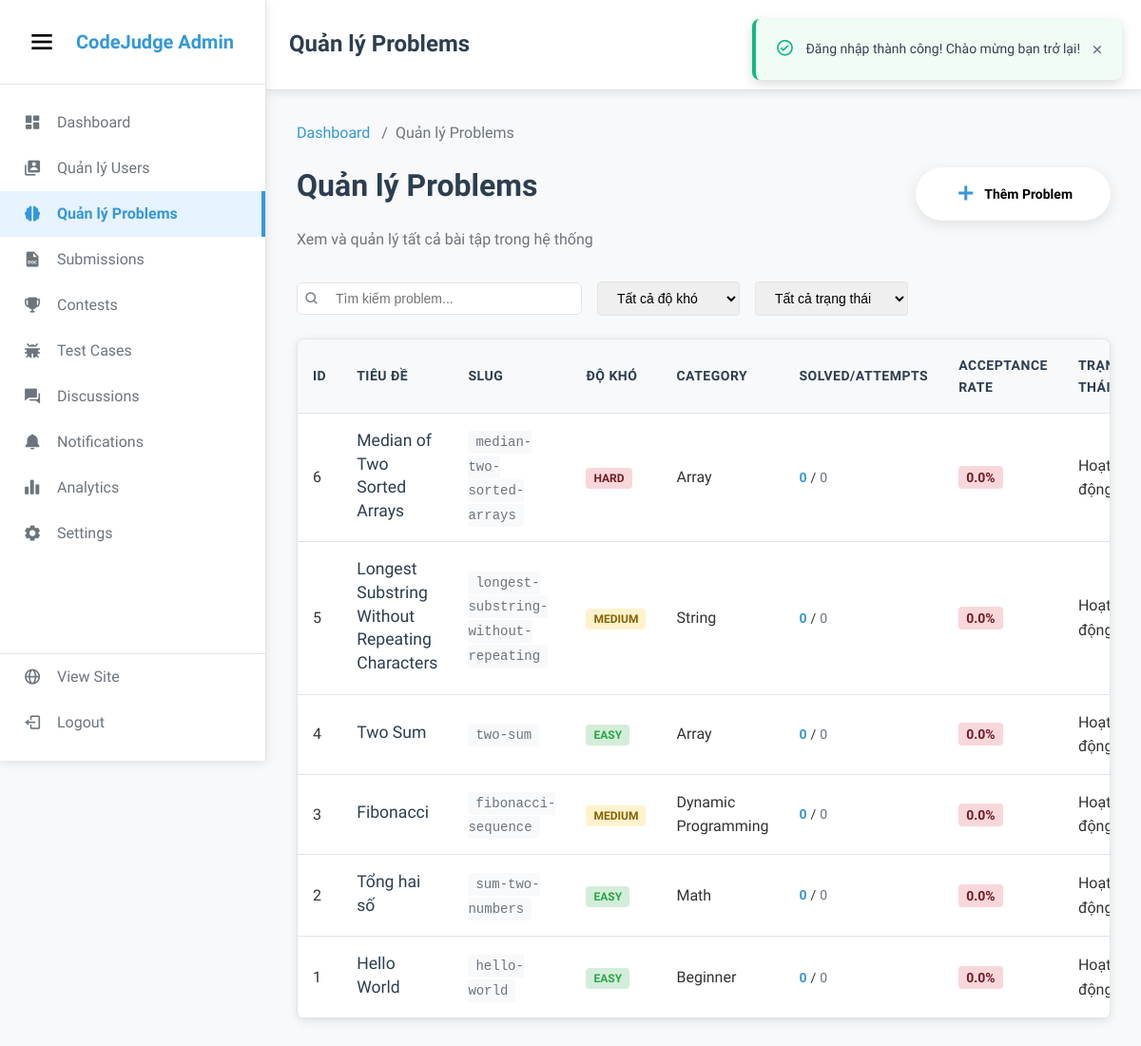
The page /admin/problems (signed in) on the database its author committed.
### tables this page shows
CREATE TABLE `problems` (
    `id` INT AUTO_INCREMENT PRIMARY KEY,
    `title` VARCHAR(200) NOT NULL,
    `slug` VARCHAR(200) NOT NULL UNIQUE,
    `description` TEXT NOT NULL,
    `input_format` TEXT NULL,
    `output_format` TEXT NULL,
    `constraints` TEXT NULL,
    `examples` JSON DEFAULT '[]',
    `sample_input` TEXT NULL,
    `sample_output` TEXT NULL,
    `difficulty` ENUM('easy', 'medium', 'hard') DEFAULT 'easy',
    `category` VARCHAR(50) NULL,
    `problem_types` JSON NOT NULL DEFAULT '[]',
    `tags` JSON DEFAULT '[]',
    `hints` JSON DEFAULT '[]',
    `editorial` TEXT NULL,
    `time_limit` INT DEFAULT 1000,
    `memory_limit` INT DEFAULT 256,
    `created_by` INT NOT NULL,
    `is_active` BOOLEAN DEFAULT TRUE,
    `solved_count` INT DEFAULT 0,
    `attempt_count` INT DEFAULT 0,
    `acceptance_rate` DECIMAL(5,2) GENERATED ALWAYS AS (
        CASE 
            WHEN attempt_count > 0 THEN ROUND((solved_count / attempt_count) * 100, 2)
            ELSE 0 
        END
    ) STORED,
    `created_at` TIMESTAMP DEFAULT CURRENT_TIMESTAMP,
    `updated_at` TIMESTAMP DEFAULT CURRENT_TIMESTAMP ON UPDATE CURRENT_TIMESTAMP,
    
    FOREIGN KEY (`created_by`) REFERENCES `users`(`id`) ON DELETE CASCADE,
    INDEX `idx_difficulty` (`difficulty`),
    INDEX `idx_category` (`category`),
    INDEX `idx_slug` (`slug`),
    INDEX `idx_created_by` (`created_by`),
    INDEX `idx_acceptance_rate` (`acceptance_rate`),
    INDEX `idx_solved_count` (`solved_count`),
    FULLTEXT INDEX `idx_search` (`title`, `description`)
);

### app/controllers/AdminController.php (called while the page is built, shortened)
<?php
require_once CORE_PATH . '/Controller.php';
require_once MODEL_PATH . '/ProblemModel.php';
class AdminController extends Controller
{
    public function __construct()
    {
        $currentAction = $this->getCurrentAction();
    }
    private function getCurrentAction()
    {
        $uri = $_SERVER['REQUEST_URI'];
        return 'other';
    }
    private function isAdmin()
    {
        return isset($_SESSION['user']) && $_SESSION['user']['role'] === 'admin';
    }
        ?>
        <?php
    public function problems()
    {
        $problemModel = new ProblemModel();
        $problems = $problemModel->getProblemsForAdmin(['limit' => 100]);
        $data = [
            'title' => 'Quản lý Problems - Admin - CodeJudge',
            'pageTitle' => 'Quản lý Problems',
            'breadcrumb' => [
                ['title' => 'Dashboard', 'url' => '/admin'],
                ['title' => 'Quản lý Problems']
            ],
            'problems' => $problems
        ];
        $this->renderAdminPage('admin/problems', $data);
    }
    private function renderAdminPage($view, $data = [])
    {
        extract($data);
        include VIEW_PATH . '/' . $view . '.php';
        include VIEW_PATH . '/layouts/pagesAdminWithSidebar.php';
    }
}

### public/index.php (called while the page is built, shortened)
<?php
require_once '../config/databaseConnect.php';
try {
    $app = new App();
    $app->run();
} catch (Exception $e) {
    http_response_code(500);
    if (ini_get('display_errors')) {
        echo '<h1>Application Error</h1>';
        echo '<p>' . htmlspecialchars($e->getMessage()) . '</p>';
        echo '<pre>' . htmlspecialchars($e->getTraceAsString()) . '</pre>';
    } else {
        echo '<h1>500 - Internal Server Error</h1>';
        echo '<p>Something went wrong. Please try again later.</p>';
    }
}
?>

### config/databaseConnect.php (called while the page is built, shortened)
<?php
class Database {
    private static ?Database $instance = null;
    private ?PDO $connection = null;
    private string $host;
    private string $dbname;
    private string $username;
    private string $password;
    private string $charset;
    private function __construct() {
        $this->host = DB_HOST;
        $this->dbname = DB_NAME;
        $this->username = DB_USER;
        $this->password = DB_PASS;
        $this->charset = DB_CHARSET;
    }
    public static function getInstance(): Database {
        if (self::$instance === null) {
            self::$instance = new self();
        }
        return self::$instance;
    }
    private function connect() {
        try {
            $dsn = "mysql:host={$this->host};dbname={$this->dbname};charset={$this->charset}";
            $options = [
                PDO::ATTR_ERRMODE => PDO::ERRMODE_EXCEPTION,
                PDO::ATTR_DEFAULT_FETCH_MODE => PDO::FETCH_ASSOC,
                PDO::ATTR_EMULATE_PREPARES => false,
                PDO::MYSQL_ATTR_INIT_COMMAND => "SET NAMES {$this->charset}"
            ];
            $this->connection = new PDO($dsn, $this->username, $this->password, $options);
        } catch (PDOException $e) {
            throw new Exception("Lỗi kết nối database: Không thể kết nối đến máy chủ cơ sở dữ liệu");
        }
    }
    public function getConnection(): PDO {
        return $this->connection;
    }
}

### app/models/ProblemModel.php (called while the page is built, shortened)
<?php
class ProblemModel {
    private PDO $pdo;
    public function __construct() {
        require_once __DIR__ . '/../../config/databaseConnect.php';
        $database = Database::getInstance();
        $this->pdo = $database->getConnection();
    }
    public function getProblemsForAdmin($filters = []): array {
        try {
            $limit = $filters['limit'] ?? 10;
            $offset = $filters['offset'] ?? 0;
            $sql = "SELECT
                        p.*,
                        u.username as creator_name
                    FROM problems p
                    LEFT JOIN users u ON p.created_by = u.id
                    ORDER BY p.id DESC
                    LIMIT ? OFFSET ?";
            $stmt = $this->pdo->prepare($sql);
            $stmt->execute([$limit, $offset]);
            $problems = $stmt->fetchAll(PDO::FETCH_ASSOC);
            foreach ($problems as &$problem) {
                $problem['solved_count'] = 0;
                $problem['attempt_count'] = 0;
                $problem['acceptance_rate'] = 0;
                $problem['examples'] = json_decode($problem['examples'] ?? '[]', true);
                $problem['problem_types'] = json_decode($problem['problem_types'] ?? '[]', true);
                $problem['tags'] = json_decode($problem['tags'] ?? '[]', true);
            }
            return $problems;
        } catch (PDOException $e) {
            error_log("Error getting problems for admin: " . $e->getMessage());
            return [];
        }
    }
}
?>

### routes/web.php (called while the page is built, shortened)
<?php
return $routes;
?>

### app/core/Controller.php (called while the page is built, shortened)
<?php
class Controller
{
    protected function isLoggedIn()
    {
        return isset($_SESSION['user_id']);
    }
}
?>

### app/views/admin/problems.php (the view, shortened to what this page needs)
<div class="admin-page-header">
    <div class="admin-page-title">
        <h2>Quản lý Problems</h2>
        <p>Xem và quản lý tất cả bài tập trong hệ thống</p>
    </div>
    <div class="admin-page-actions">
        <a href="/admin/problems/create" class="btn btn-primary create-problem-btn">
            <i class='bx bx-plus'></i>
            Thêm Problem
        </a>
    </div>
</div>
<div class="admin-filters">
    <div class="admin-search">
        <input type="text" placeholder="Tìm kiếm problem..." class="search-input">
        <i class='bx bx-search'></i>
    </div>
    <select class="filter-select">
        <option value="">Tất cả độ khó</option>
    </select>
    <select class="filter-select">
        <option value="">Tất cả trạng thái</option>
    </select>
</div>
<div class="admin-table-container">
    <table class="admin-table">
        <thead>
            <tr>
                <th>ID</th>
                <th>Tiêu đề</th>
                <th>Slug</th>
                <th>Độ khó</th>
                <th>Category</th>
                <th>Solved/Attempts</th>
                <th>Acceptance Rate</th>
                <th>Trạng thái</th>
            </tr>
        </thead>
        <tbody>
            <?php if (!empty($problems) && is_array($problems)): ?>
                <?php foreach ($problems as $problem): ?>
                <tr>
                    <td><?= htmlspecialchars($problem['id'] ?? '') ?></td>
                    <td>
                        <div class="problem-title">
                            <a href="/problems/<?= htmlspecialchars($problem['slug'] ?? '') ?>" target="_blank">
                                <?= htmlspecialchars($problem['title'] ?? '') ?>
                            </a>
                        </div>
                    </td>
                    <td>
                        <span class="problem-slug"><?= htmlspecialchars($problem['slug'] ?? '') ?></span>
                    </td>
                    <td>
                        <span class="difficulty-badge difficulty-<?= htmlspecialchars($problem['difficulty'] ?? 'easy') ?>">
                            <?= ucfirst(htmlspecialchars($problem['difficulty'] ?? 'Easy')) ?>
                        </span>
                    </td>
                    <td><?= htmlspecialchars($problem['category'] ?? 'N/A') ?></td>
                    <td>
                        <div class="solve-stats">
                            <span class="solved"><?= number_format($problem['solved_count'] ?? 0) ?></span>
                            /
                            <span class="attempts"><?= number_format($problem['attempt_count'] ?? 0) ?></span>
                        </div>
                    </td>
                    <td>
                        <?php
                        $acceptance = $problem['acceptance_rate'] ?? 0;
                        $acceptanceClass = '';
                        if ($acceptance >= 70) $acceptanceClass = 'high';
                        elseif ($acceptance >= 40) $acceptanceClass = 'medium';
                        else $acceptanceClass = 'low';
                        ?>
                        <span class="acceptance-rate acceptance-<?= $acceptanceClass ?>">
                            <?= number_format($acceptance, 1) ?>%
                        </span>
                    </td>
                    <td>
                        <span class="status-badge status-<?= ($problem['is_active'] ?? 0) ? 'active' : 'inactive' ?>">
                            <?= ($problem['is_active'] ?? 0) ? 'Hoạt động' : 'Không hoạt động' ?>
                        </span>
                    </td>
                </tr>
                <?php endforeach; ?>
            <?php else: ?>
                <tr>
                    <td colspan="11" class="no-data">Không có dữ liệu problem</td>
                </tr>
            <?php endif; ?>
        </tbody>
    </table>
</div>

### app/core/App.php (shortened to what this page needs)
<?php
class App
{
    private $routes;
    private $currentUri;
    public function __construct()
    {
        $this->routes = require_once ROOT_PATH . '/routes/web.php';
        $this->currentUri = $this->getCurrentUri();
    }
    public function run()
    {
        try {
            $this->route();
        } catch (Exception $e) {
            $this->handleError($e);
        }
    }
    private function getCurrentUri()
    {
        $uri = $_SERVER['REQUEST_URI'];
        $uri = trim($uri, '/');
        return $uri;
    }
    private function route()
    {
        foreach ($this->routes as $pattern => $handler) {
            $regex = str_replace('/', '\/', $pattern);
            $regex = '/^' . $regex . '$/';
            if (preg_match($regex, $this->currentUri, $matches)) {
                $this->callHandler($handler, array_slice($matches, 1));
                return;
            }
        }
    }
    private function callHandler($handler, $params = [])
    {
        try {
            if (strpos($handler, '@') !== false) {
                list($controllerName, $methodName) = explode('@', $handler);
                $controllerFile = CONTROLLER_PATH . '/' . $controllerName . '.php';
                if (file_exists($controllerFile)) {
                    if (class_exists($controllerName)) {
                        $controller = new $controllerName();
                        if (method_exists($controller, $methodName)) {
                            call_user_func_array([$controller, $methodName], $params);
                            return;
                        }
                    }
                }
            }
        } catch (Exception $e) {
            $this->handleError($e);
        }
    }
}
?>

### rows shown on the page
problems: id "6", title "Median of Two Sorted Arrays", slug "median-two-sorted-arrays", difficulty "HARD", category "Array", solved_count "0", attempt_count "0", acceptance_rate "0.0", is_active "Hoạt…"
problems: id "5", title "Longest Substring Without Repeating Characters", slug "longest-substring-without-repeating", difficulty "MEDIUM", category "String", solved_count "0", attempt_count "0", acceptance_rate "0.0", is_active "Hoạt…"
problems: id "4", title "Two Sum", slug "two-sum", difficulty "EASY", category "Array", solved_count "0", attempt_count "0", acceptance_rate "0.0", is_active "Hoạt…"
problems: id "3", title "Fibonacci", slug "fibonacci-sequence", difficulty "MEDIUM", category "Dynamic Programming", solved_count "0", attempt_count "0", acceptance_rate "0.0", is_active "Hoạt…"
problems: id "2", title "Tổng hai số", slug "sum-two-numbers", difficulty "EASY", category "Math", solved_count "0", attempt_count "0", acceptance_rate "0.0", is_active "Hoạt…"
problems: id "1", title "Hello World", slug "hello-world", difficulty "EASY", category "Beginner", solved_count "0", attempt_count "0", acceptance_rate "0.0", is_active "Hoạt…"

### other values the page prints
$item['title'] "Dashboard"
$item['title'] "Quản lý Problems"
